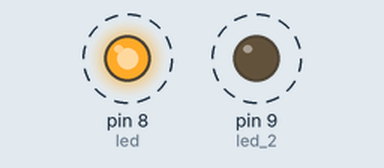
A sketch run on a simulated Arduino Uno, built with avr-gcc and run on an emulated ATmega328P. Parts: output pins drawn as LEDs (lit = HIGH). Dashed ring = blinking.

Above: at 0.2 s.
Timing chart, 0 to 3.0 s (numbered marks = the images above):
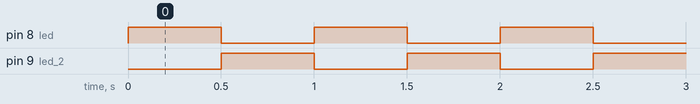

Measured:
- by itself, pin 8 (led), pin 9 (led_2): alternates HIGH for 0.50 s and LOW for 0.50 s

The sketch:

2LEDs.ino
```cpp
int led = 8;
int led_2 = 9;
int tim = 500;
void setup()
{
  pinMode(led, OUTPUT);
  pinMode(led_2, OUTPUT);
}
void loop()
{
  digitalWrite(led, HIGH);
  digitalWrite(led_2, LOW);
  delay(tim);
  digitalWrite(led, LOW);
  digitalWrite(led_2, HIGH);
  delay(tim);
}
```
